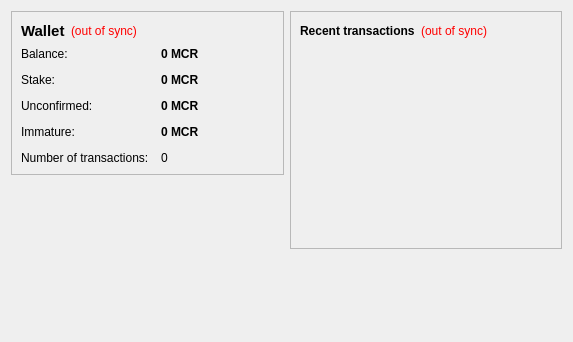
<?xml version="1.0" encoding="UTF-8"?>
<ui version="4.0">
 <class>OverviewPage</class>
 <widget class="QWidget" name="OverviewPage">
  <property name="geometry">
   <rect>
    <x>0</x>
    <y>0</y>
    <width>573</width>
    <height>342</height>
   </rect>
  </property>
  <property name="windowTitle">
   <string>Form</string>
  </property>
  <layout class="QHBoxLayout" name="horizontalLayout" stretch="1,1">
   <item>
    <layout class="QVBoxLayout" name="verticalLayout_2">
     <item>
      <widget class="QFrame" name="frame">
       <property name="frameShape">
        <enum>QFrame::StyledPanel</enum>
       </property>
       <property name="frameShadow">
        <enum>QFrame::Raised</enum>
       </property>
       <layout class="QVBoxLayout" name="verticalLayout_4">
        <item>
         <layout class="QHBoxLayout" name="horizontalLayout_4">
          <item>
           <widget class="QLabel" name="label_5">
            <property name="font">
             <font>
              <pointsize>11</pointsize>
              <weight>75</weight>
              <bold>true</bold>
             </font>
            </property>
            <property name="text">
             <string>Wallet</string>
            </property>
           </widget>
          </item>
          <item>
           <widget class="QLabel" name="labelWalletStatus">
            <property name="toolTip">
             <string>The displayed information may be out of date. Your wallet automatically synchronizes with the Microcash network after a connection is established, but this process has not completed yet.</string>
            </property>
            <property name="styleSheet">
             <string notr="true">QLabel { color: red; }</string>
            </property>
            <property name="text">
             <string notr="true">(out of sync)</string>
            </property>
            <property name="alignment">
             <set>Qt::AlignLeading|Qt::AlignLeft|Qt::AlignVCenter</set>
            </property>
           </widget>
          </item>
          <item>
           <spacer name="horizontalSpacer_2">
            <property name="orientation">
             <enum>Qt::Horizontal</enum>
            </property>
            <property name="sizeHint" stdset="0">
             <size>
              <width>40</width>
              <height>20</height>
             </size>
            </property>
           </spacer>
          </item>
         </layout>
        </item>
        <item>
         <layout class="QFormLayout" name="formLayout_2">
          <property name="fieldGrowthPolicy">
           <enum>QFormLayout::AllNonFixedFieldsGrow</enum>
          </property>
          <property name="horizontalSpacing">
           <number>12</number>
          </property>
          <property name="verticalSpacing">
           <number>12</number>
          </property>
          <item row="0" column="0">
           <widget class="QLabel" name="label">
            <property name="text">
             <string>Balance:</string>
            </property>
           </widget>
          </item>
          <item row="0" column="1">
           <widget class="QLabel" name="labelBalance">
            <property name="font">
             <font>
              <weight>75</weight>
              <bold>true</bold>
             </font>
            </property>
            <property name="cursor">
             <cursorShape>IBeamCursor</cursorShape>
            </property>
            <property name="toolTip">
             <string>Your current balance</string>
            </property>
            <property name="text">
             <string notr="true">0 MCR</string>
            </property>
            <property name="textInteractionFlags">
             <set>Qt::LinksAccessibleByMouse|Qt::TextSelectableByKeyboard|Qt::TextSelectableByMouse</set>
            </property>
           </widget>
          </item>
          <item row="1" column="0">
           <widget class="QLabel" name="label_6">
            <property name="text">
             <string>Stake:</string>
            </property>
           </widget>
          </item>
          <item row="1" column="1">
           <widget class="QLabel" name="labelStake">
            <property name="font">
             <font>
              <weight>75</weight>
              <bold>true</bold>
             </font>
            </property>
            <property name="cursor">
             <cursorShape>IBeamCursor</cursorShape>
            </property>
            <property name="toolTip">
             <string>Total of coins that was staked, and do not yet count toward the current balance</string>
            </property>
            <property name="text">
             <string notr="true">0 MCR</string>
            </property>
            <property name="textInteractionFlags">
             <set>Qt::LinksAccessibleByMouse|Qt::TextSelectableByKeyboard|Qt::TextSelectableByMouse</set>
            </property>
           </widget>
          </item>
          <item row="2" column="0">
           <widget class="QLabel" name="label_3">
            <property name="text">
             <string>Unconfirmed:</string>
            </property>
           </widget>
          </item>
          <item row="2" column="1">
           <widget class="QLabel" name="labelUnconfirmed">
            <property name="font">
             <font>
              <weight>75</weight>
              <bold>true</bold>
             </font>
            </property>
            <property name="cursor">
             <cursorShape>IBeamCursor</cursorShape>
            </property>
            <property name="toolTip">
             <string>Total of transactions that have yet to be confirmed, and do not yet count toward the current balance</string>
            </property>
            <property name="text">
             <string notr="true">0 MCR</string>
            </property>
            <property name="textInteractionFlags">
             <set>Qt::LinksAccessibleByMouse|Qt::TextSelectableByKeyboard|Qt::TextSelectableByMouse</set>
            </property>
           </widget>
          </item>
          <item row="3" column="0">
           <widget class="QLabel" name="labelImmatureText">
            <property name="text">
             <string>Immature:</string>
            </property>
           </widget>
          </item>
          <item row="3" column="1">
           <widget class="QLabel" name="labelImmature">
            <property name="font">
             <font>
              <weight>75</weight>
              <bold>true</bold>
             </font>
            </property>
            <property name="toolTip">
             <string>Mined balance that has not yet matured</string>
            </property>
            <property name="text">
             <string notr="true">0 MCR</string>
            </property>
            <property name="textInteractionFlags">
             <set>Qt::LinksAccessibleByMouse|Qt::TextSelectableByKeyboard|Qt::TextSelectableByMouse</set>
            </property>
           </widget>
          </item>
          <item row="4" column="0">
           <widget class="QLabel" name="label_2">
            <property name="text">
             <string>Number of transactions:</string>
            </property>
           </widget>
          </item>
          <item row="4" column="1">
           <widget class="QLabel" name="labelNumTransactions">
            <property name="toolTip">
             <string>Total number of transactions in wallet</string>
            </property>
            <property name="text">
             <string notr="true">0</string>
            </property>
           </widget>
          </item>
         </layout>
        </item>
       </layout>
      </widget>
     </item>
     <item>
      <spacer name="verticalSpacer">
       <property name="orientation">
        <enum>Qt::Vertical</enum>
       </property>
       <property name="sizeHint" stdset="0">
        <size>
         <width>20</width>
         <height>40</height>
        </size>
       </property>
      </spacer>
     </item>
    </layout>
   </item>
   <item>
    <layout class="QVBoxLayout" name="verticalLayout_3">
     <item>
      <widget class="QFrame" name="frame_2">
       <property name="frameShape">
        <enum>QFrame::StyledPanel</enum>
       </property>
       <property name="frameShadow">
        <enum>QFrame::Raised</enum>
       </property>
       <layout class="QVBoxLayout" name="verticalLayout">
        <item>
         <layout class="QHBoxLayout" name="horizontalLayout_2">
          <item>
           <widget class="QLabel" name="label_4">
            <property name="text">
             <string>&lt;b&gt;Recent transactions&lt;/b&gt;</string>
            </property>
           </widget>
          </item>
          <item>
           <widget class="QLabel" name="labelTransactionsStatus">
            <property name="toolTip">
             <string>The displayed information may be out of date. Your wallet automatically synchronizes with the Microcash network after a connection is established, but this process has not completed yet.</string>
            </property>
            <property name="styleSheet">
             <string notr="true">QLabel { color: red; }</string>
            </property>
            <property name="text">
             <string notr="true">(out of sync)</string>
            </property>
            <property name="alignment">
             <set>Qt::AlignRight|Qt::AlignTrailing|Qt::AlignVCenter</set>
            </property>
           </widget>
          </item>
          <item>
           <spacer name="horizontalSpacer">
            <property name="orientation">
             <enum>Qt::Horizontal</enum>
            </property>
            <property name="sizeHint" stdset="0">
             <size>
              <width>40</width>
              <height>20</height>
             </size>
            </property>
           </spacer>
          </item>
         </layout>
        </item>
        <item>
         <widget class="QListView" name="listTransactions">
          <property name="styleSheet">
           <string notr="true">QListView { background: transparent; }</string>
          </property>
          <property name="frameShape">
           <enum>QFrame::NoFrame</enum>
          </property>
          <property name="verticalScrollBarPolicy">
           <enum>Qt::ScrollBarAlwaysOff</enum>
          </property>
          <property name="horizontalScrollBarPolicy">
           <enum>Qt::ScrollBarAlwaysOff</enum>
          </property>
          <property name="selectionMode">
           <enum>QAbstractItemView::NoSelection</enum>
          </property>
         </widget>
        </item>
       </layout>
      </widget>
     </item>
     <item>
      <spacer name="verticalSpacer_2">
       <property name="orientation">
        <enum>Qt::Vertical</enum>
       </property>
       <property name="sizeHint" stdset="0">
        <size>
         <width>20</width>
         <height>40</height>
        </size>
       </property>
      </spacer>
     </item>
    </layout>
   </item>
  </layout>
 </widget>
 <resources/>
 <connections/>
</ui>
